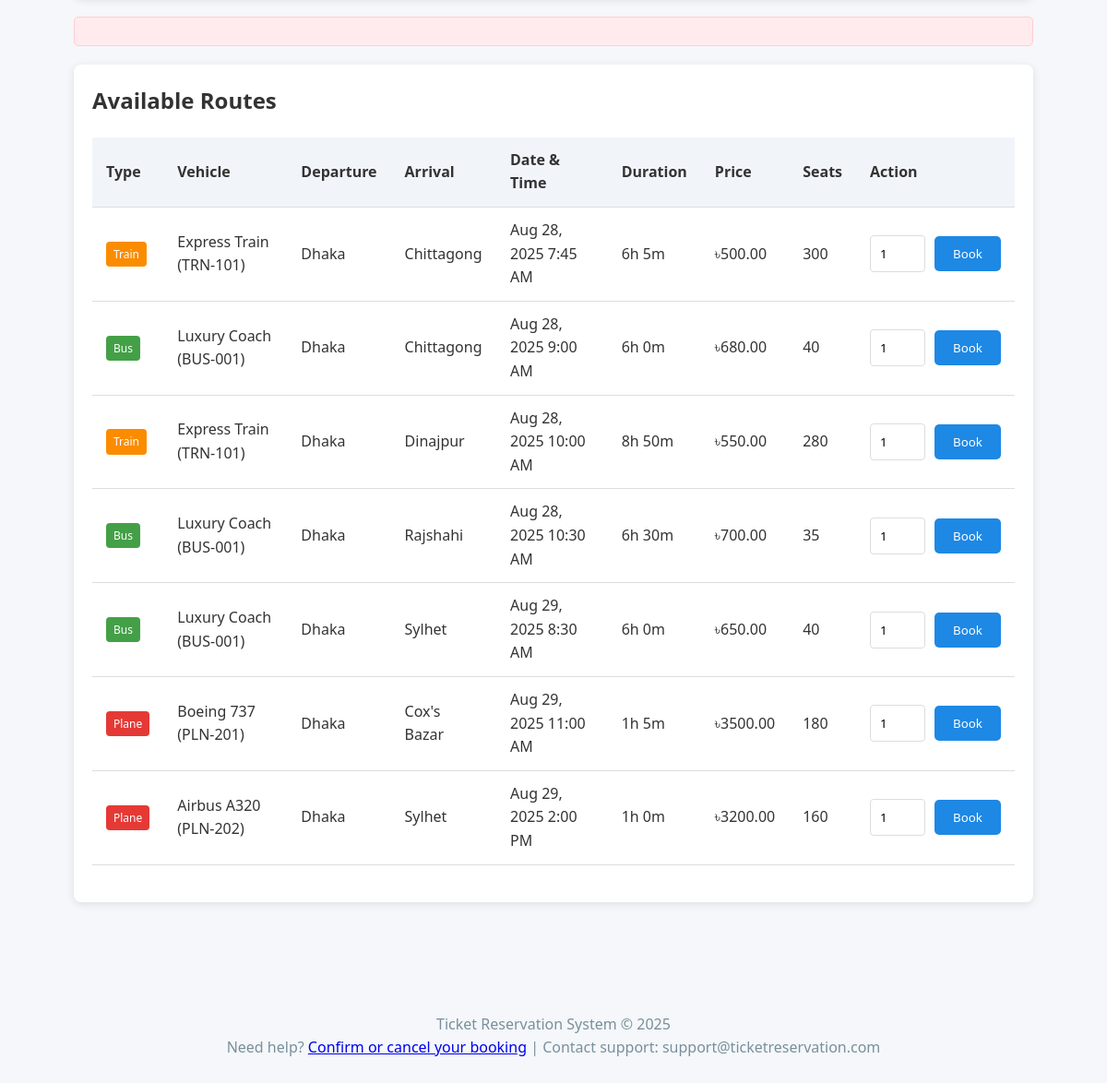
The page /index.php?departure=Dhaka (signed in, lower part) on the database as committed earlier.
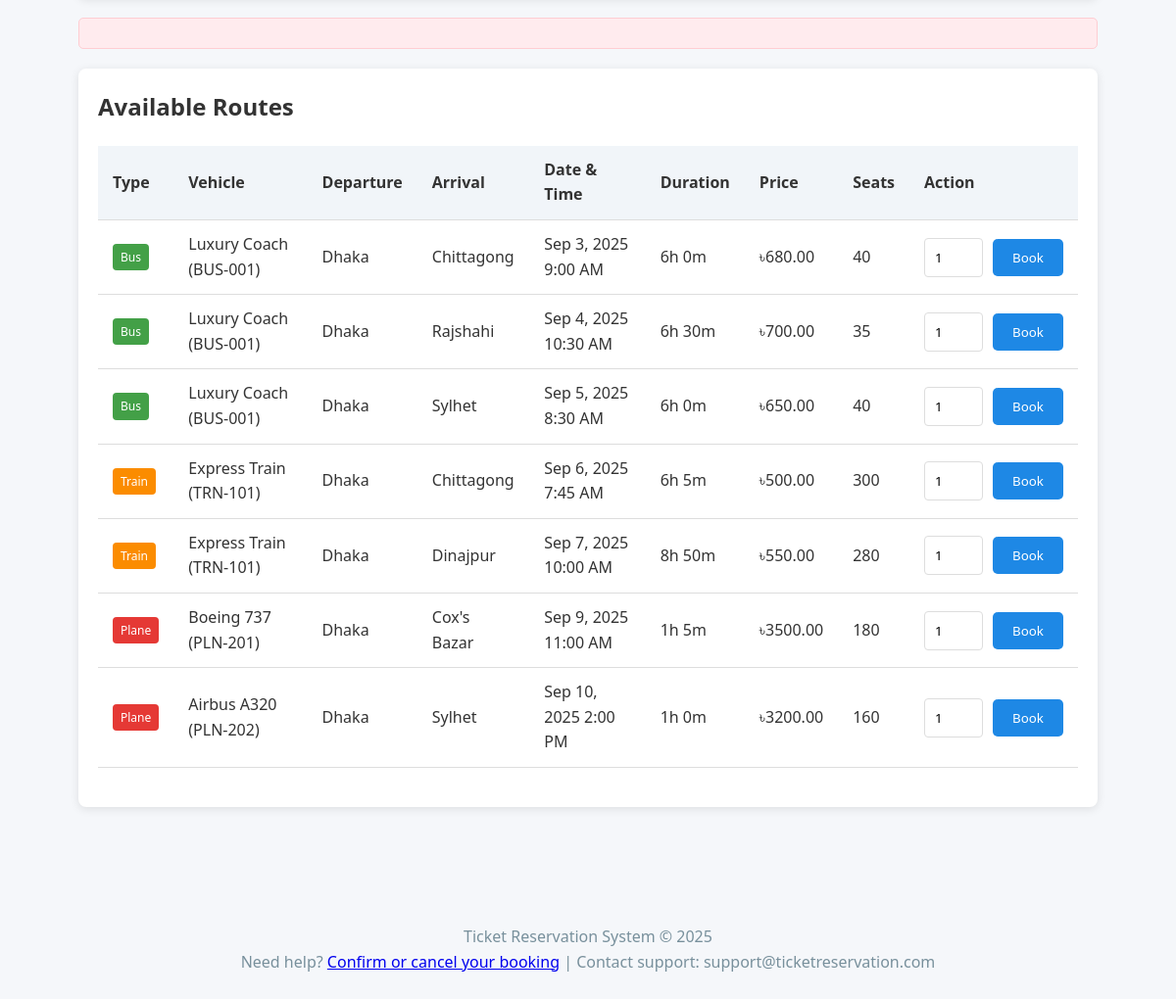
The same page on the database as committed later.
### tables this page shows
CREATE TABLE routes (
    route_id INT AUTO_INCREMENT PRIMARY KEY,
    vehicle_id INT NOT NULL,
    departure_city VARCHAR(100) NOT NULL,
    arrival_city VARCHAR(100) NOT NULL,
    departure_datetime DATETIME NOT NULL,
    arrival_datetime DATETIME NOT NULL,
    price DECIMAL(10,2) NOT NULL,
    available_seats INT NOT NULL,
    FOREIGN KEY (vehicle_id) REFERENCES vehicles(vehicle_id)
);

CREATE TABLE transport_types (
    type_id INT AUTO_INCREMENT PRIMARY KEY,
    name VARCHAR(20) NOT NULL UNIQUE
);

CREATE TABLE vehicles (
    vehicle_id INT AUTO_INCREMENT PRIMARY KEY,
    type_id INT NOT NULL,
    number VARCHAR(50) NOT NULL,
    name VARCHAR(100) NOT NULL,
    capacity INT NOT NULL,
    facilities TEXT,
    FOREIGN KEY (type_id) REFERENCES transport_types(type_id)
);

### index.php (the view, shortened to what this page needs)
<?php
include 'db_connect.php';
$auth_error = '';
$results = [];
$error = '';
if (isset($_SESSION['user_id'])) {
    if (isset($_GET['departure']) || isset($_GET['arrival'])) {
        $departure = trim($_GET['departure'] ?? '');
        $arrival = trim($_GET['arrival'] ?? '');
        $sql = "SELECT r.*, v.name as vehicle_name, v.number as vehicle_number, t.name as transport_type
                FROM routes r
                JOIN vehicles v ON r.vehicle_id = v.vehicle_id
                JOIN transport_types t ON v.type_id = t.type_id
                WHERE (r.departure_city LIKE ? OR r.departure_city LIKE ?)
                AND (r.arrival_city LIKE ? OR r.arrival_city LIKE ?)";
        $sql .= " AND r.available_seats > 0 ORDER BY r.departure_datetime";
        $stmt = $conn->prepare($sql);
        $departure_pattern1 = "%$departure%";
        $departure_pattern2 = "%" . substr($departure, 0, 3) . "%";
        $arrival_pattern1 = "%$arrival%";
        $arrival_pattern2 = "%" . substr($arrival, 0, 3) . "%";
        $param_types = "ssss";
        $params = [$departure_pattern1, $departure_pattern2, $arrival_pattern1, $arrival_pattern2];
        $bind_params = array($param_types);
        foreach ($params as $key => $value) {
            $bind_params[] = &$params[$key];
        }
        call_user_func_array(array($stmt, 'bind_param'), $bind_params);
        $stmt->execute();
        $result = $stmt->get_result();
        $results = $result->fetch_all(MYSQLI_ASSOC);
    }
}
?>
<!DOCTYPE html>
<html lang="en">
<head>
    <link rel="stylesheet" href="https://cdnjs.cloudflare.com/ajax/libs/font-awesome/6.0.0/css/all.min.css">
</head>
<body>
    <div class="container">
        <?php if (!isset($_SESSION['user_id'])): ?>
            <div class="auth-container">
                <div class="auth-forms">
                    <div class="auth-form" id="login-form">
                        <h2>Login to Your Account</h2>
                        <?php if ($auth_error): ?>
                            <div class="message error"><?php echo $auth_error; ?></div>
                        <?php endif; ?>
                        <form method="POST">
                            <input type="hidden" name="login" value="1">
                            <input type="email" name="email" placeholder="Email" required>
                            <input type="password" name="password" placeholder="Password" required>
                            <button type="submit" class="btn" style="width: 100%;">Login</button>
                        </form>
                    </div>
                    <div class="auth-form" id="register-form">
                        <h2>Create New Account</h2>
                        <?php if ($auth_error): ?>
                            <div class="message error"><?php echo $auth_error; ?></div>
                        <?php endif; ?>
                        <form method="POST">
                            <input type="hidden" name="register" value="1">
                            <input type="text" name="full_name" placeholder="Full Name" required>
                            <input type="text" name="username" placeholder="Username" required>
                            <input type="email" name="email" placeholder="Email" required>
                            <input type="password" name="password" placeholder="Password" required>
                            <button type="submit" class="btn" style="width: 100%;">Register</button>
                        </form>
                    </div>
                </div>
            </div>
        <?php else: ?>
            <?php if (isset($error)): ?>
                <div class="message error"><?php echo $error; ?></div>
            <?php endif; ?>
            <?php if (isset($_GET['departure']) || isset($_GET['arrival'])): ?>
                <div class="card">
                    <h2>Available Routes</h2>
                    <?php if (count($results) > 0): ?>
                        <table>
                            <thead>
                                <tr>
                                    <th>Type</th>
                                    <th>Vehicle</th>
                                    <th>Departure</th>
                                    <th>Arrival</th>
                                    <th>Date & Time</th>
                                    <th>Duration</th>
                                    <th>Price</th>
                                    <th>Seats</th>
                                    <th>Action</th>
                                </tr>
                            </thead>
                            <tbody>
                                <?php foreach ($results as $route): ?>
                                    <tr>
                                        <td><span class="transport-badge <?php echo strtolower($route['transport_type']); ?>"><?php echo $route['transport_type']; ?></span></td>
                                        <td><?php echo $route['vehicle_name'] . ' (' . $route['vehicle_number'] . ')'; ?></td>
                                        <td><?php echo $route['departure_city']; ?></td>
                                        <td><?php echo $route['arrival_city']; ?></td>
                                        <td><?php echo date('M j, Y g:i A', strtotime($route['departure_datetime'])); ?></td>
                                        <?php
                                        $departure = new DateTime($route['departure_datetime']);
                                        $arrival = new DateTime($route['arrival_datetime']);
                                        $interval = $departure->diff($arrival);
                                        $duration = $interval->format('%hh %im');
                                        ?>
                                        <td><?php echo $duration; ?></td>
                                        <td>৳<?php echo $route['price']; ?></td>
                                        <td><?php echo $route['available_seats']; ?></td>
                                        <td>
                                            <form method="POST" class="booking-form">
                                                <input type="number" name="passengers" min="1" max="<?php echo $route['available_seats']; ?>" value="1" style="width: 60px;">
                                                <button type="submit" name="book" class="btn">Book</button>
                                            </form>
                                        </td>
                                    </tr>
                                <?php endforeach; ?>
                            </tbody>
                        </table>
                    <?php endif; ?>
                </div>
            <?php endif; ?>
        <?php endif; ?>
    </div>
    <footer>
        <div class="container">
            <p>Ticket Reservation System &copy; <?php echo date('Y'); ?></p>
            <p>Need help? <a href="confirm_cancel.php">Confirm or cancel your booking</a> | Contact support: support@ticketreservation.com</p>
        </div>
    </footer>
</body>
</html>

### index.php (style rules this page uses)
* { box-sizing: border-box; margin: 0; padding: 0; font-family: 'Segoe UI', Tahoma, Geneva, Verdana, sans-serif; }
body { background-color: #f5f7fa; color: #333; line-height: 1.6; }
.container { width: 90%; max-width: 1200px; margin: 0 auto; padding: 20px; }
.btn { display: inline-block; padding: 10px 20px; background: #1e88e5; color: white; text-decoration: none; border-radius: 5px; border: none; cursor: pointer; }
.card { background: white; border-radius: 8px; box-shadow: 0 2px 10px rgba(0,0,0,0.1); padding: 20px; margin-bottom: 20px; }
input, select { width: 100%; padding: 10px; border: 1px solid #ddd; border-radius: 4px; }
table { width: 100%; border-collapse: collapse; margin: 20px 0; }
th, td { padding: 12px 15px; text-align: left; border-bottom: 1px solid #ddd; }
th { background-color: #f1f5f9; font-weight: 600; }
.message { padding: 15px; margin: 20px 0; border-radius: 5px; }
.error { background: #ffebee; color: #c62828; border: 1px solid #ffcdd2; }
.booking-form { display: flex; gap: 10px; align-items: center; }
.transport-badge { display: inline-block; padding: 4px 8px; border-radius: 4px; color: white; font-size: 12px; }
.bus { background: #43a047; }
.train { background: #fb8c00; }
.plane { background: #e53935; }
footer { text-align: center; margin-top: 40px; padding: 20px; color: #78909c; }

Rows that differ between the two databases and show on the page:
changed routes: departure_datetime "Aug 28, 2025 9:00 AM" → "Sep 3, 2025 9:00 AM"
changed routes "Rajshahi": departure_datetime "Aug 28, 2025 10:30 AM" → "Sep 4, 2025 10:30 AM"
changed routes: departure_datetime "Aug 29, 2025 8:30 AM" → "Sep 5, 2025 8:30 AM"
changed routes: departure_datetime "Aug 28, 2025 7:45 AM" → "Sep 6, 2025 7:45 AM"; moves down the list
changed routes "Dinajpur": departure_datetime "Aug 28, 2025 10:00 AM" → "Sep 7, 2025 10:00 AM"; moves down the list
changed routes "Cox's Bazar": departure_datetime "Aug 29, 2025 11:00 AM" → "Sep 9, 2025 11:00 AM"
changed routes "Airbus A320": departure_datetime "Aug 29, 2025 2:00 PM" → "Sep 10, 2025 2:00 PM"
